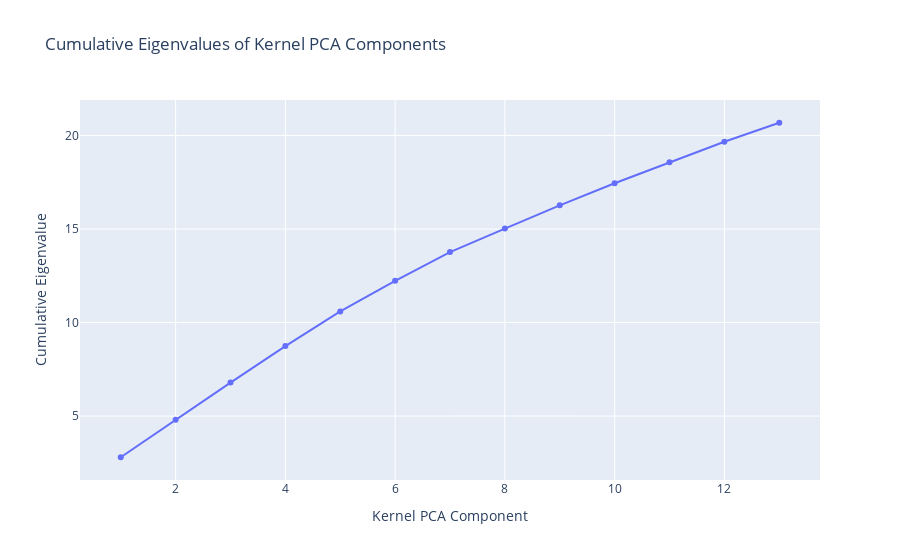

This figure's notebook cell:
### Code cell
#cumulative sum of the eigenvalues
cumulative_eigenvalues = np.cumsum(eigenvalues)
cumulative_eigenvalues_df = pd.DataFrame({
    'Component': np.arange(1, len(cumulative_eigenvalues) + 1),
    'Cumulative Eigenvalue': cumulative_eigenvalues
})


fig_cumulative_eigenvalues = px.line(cumulative_eigenvalues_df, x='Component', y='Cumulative Eigenvalue',
                                     markers=True,  # Add markers for each point
                                     title='Cumulative Eigenvalues of Kernel PCA Components',
                                     labels={'Component': 'Kernel PCA Component', 'Cumulative Eigenvalue': 'Cumulative Eigenvalue'})
fig_cumulative_eigenvalues.show()

### Figure 1 — Plotly figure (JSON) as saved in the notebook; plotly's stock layout.template omitted (floating-point values rounded to 4 significant figures)
{"data": [{"hovertemplate": "Kernel PCA Component=%{x}<br>Cumulative Eigenvalue=%{y}<extra></extra>", "legendgroup": "", "line": {"color": "#636efa", "dash": "solid"}, "marker": {"symbol": "circle"}, "mode": "lines+markers", "name": "", "orientation": "v", "showlegend": false, "type": "scatter", "x": [1, 2, 3, 4, 5, 6, 7, 8, 9, 10, 11, 12, 13], "xaxis": "x", "y": [2.798, 4.798, 6.788, 8.744, 10.6, 12.23, 13.77, 15.02, 16.27, 17.45, 18.57, 19.67, 20.68], "yaxis": "y"}], "layout": {"legend": {"tracegroupgap": 0}, "title": {"text": "Cumulative Eigenvalues of Kernel PCA Components"}, "xaxis": {"anchor": "y", "domain": [0, 1], "title": {"text": "Kernel PCA Component"}}, "yaxis": {"anchor": "x", "domain": [0, 1], "title": {"text": "Cumulative Eigenvalue"}}}}
